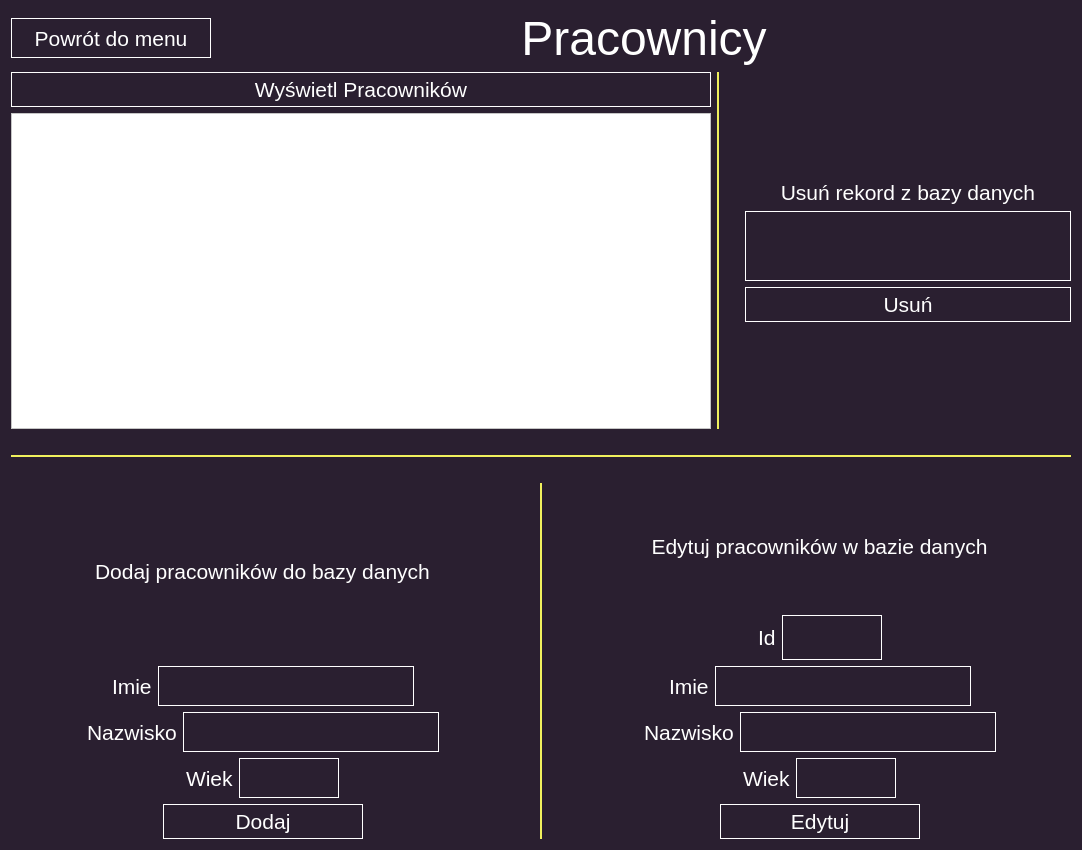
<?xml version="1.0" encoding="UTF-8"?>
<ui version="4.0">
 <class>OknoPracownicy</class>
 <widget class="QDialog" name="OknoPracownicy">
  <property name="geometry">
   <rect>
    <x>0</x>
    <y>0</y>
    <width>1082</width>
    <height>850</height>
   </rect>
  </property>
  <property name="windowTitle">
   <string>Dialog</string>
  </property>
  <property name="styleSheet">
   <string notr="true">background-color: rgb(42, 31, 48);
color: white;

</string>
  </property>
  <layout class="QGridLayout" name="gridLayout">
   <item row="4" column="1">
    <spacer name="verticalSpacer_2">
     <property name="orientation">
      <enum>Qt::Vertical</enum>
     </property>
     <property name="sizeType">
      <enum>QSizePolicy::Preferred</enum>
     </property>
     <property name="sizeHint" stdset="0">
      <size>
       <width>20</width>
       <height>20</height>
      </size>
     </property>
    </spacer>
   </item>
   <item row="7" column="1">
    <layout class="QHBoxLayout" name="DodajEdytujLayout">
     <item>
      <layout class="QVBoxLayout" name="DodajLayout">
       <item>
        <widget class="QLabel" name="DodajLabel">
         <property name="font">
          <font>
           <pointsize>16</pointsize>
          </font>
         </property>
         <property name="text">
          <string>Dodaj pracowników do bazy danych</string>
         </property>
         <property name="alignment">
          <set>Qt::AlignCenter</set>
         </property>
        </widget>
       </item>
       <item>
        <layout class="QHBoxLayout" name="DodajImieLayout">
         <item>
          <spacer name="DodajImieLewySpacer">
           <property name="orientation">
            <enum>Qt::Horizontal</enum>
           </property>
           <property name="sizeHint" stdset="0">
            <size>
             <width>40</width>
             <height>20</height>
            </size>
           </property>
          </spacer>
         </item>
         <item>
          <widget class="QLabel" name="DodajImieLabel">
           <property name="font">
            <font>
             <pointsize>16</pointsize>
            </font>
           </property>
           <property name="text">
            <string>Imie</string>
           </property>
          </widget>
         </item>
         <item>
          <widget class="QTextEdit" name="DodajImie">
           <property name="minimumSize">
            <size>
             <width>150</width>
             <height>38</height>
            </size>
           </property>
           <property name="maximumSize">
            <size>
             <width>300</width>
             <height>40</height>
            </size>
           </property>
           <property name="font">
            <font>
             <pointsize>16</pointsize>
            </font>
           </property>
           <property name="styleSheet">
            <string notr="true">border: 1px solid white</string>
           </property>
          </widget>
         </item>
         <item>
          <spacer name="DodajImiePrawySpacer">
           <property name="orientation">
            <enum>Qt::Horizontal</enum>
           </property>
           <property name="sizeHint" stdset="0">
            <size>
             <width>40</width>
             <height>20</height>
            </size>
           </property>
          </spacer>
         </item>
        </layout>
       </item>
       <item>
        <layout class="QHBoxLayout" name="DodajNazwiskoLayout">
         <item>
          <spacer name="DodajNazwiskoLawySpacer">
           <property name="orientation">
            <enum>Qt::Horizontal</enum>
           </property>
           <property name="sizeHint" stdset="0">
            <size>
             <width>40</width>
             <height>20</height>
            </size>
           </property>
          </spacer>
         </item>
         <item>
          <widget class="QLabel" name="DodajNazwiskoLabel">
           <property name="font">
            <font>
             <pointsize>16</pointsize>
            </font>
           </property>
           <property name="text">
            <string>Nazwisko</string>
           </property>
          </widget>
         </item>
         <item>
          <widget class="QTextEdit" name="DodajNazwisko">
           <property name="minimumSize">
            <size>
             <width>150</width>
             <height>38</height>
            </size>
           </property>
           <property name="maximumSize">
            <size>
             <width>300</width>
             <height>40</height>
            </size>
           </property>
           <property name="font">
            <font>
             <pointsize>16</pointsize>
            </font>
           </property>
           <property name="styleSheet">
            <string notr="true">border: 1px solid white</string>
           </property>
          </widget>
         </item>
         <item>
          <spacer name="DodajNazwiskoPrawySpacer">
           <property name="orientation">
            <enum>Qt::Horizontal</enum>
           </property>
           <property name="sizeHint" stdset="0">
            <size>
             <width>40</width>
             <height>20</height>
            </size>
           </property>
          </spacer>
         </item>
        </layout>
       </item>
       <item>
        <layout class="QHBoxLayout" name="DodajWiekLayout">
         <item>
          <spacer name="DodajWiekLewySpacer">
           <property name="orientation">
            <enum>Qt::Horizontal</enum>
           </property>
           <property name="sizeHint" stdset="0">
            <size>
             <width>40</width>
             <height>20</height>
            </size>
           </property>
          </spacer>
         </item>
         <item>
          <widget class="QLabel" name="DodajWiekLabel">
           <property name="font">
            <font>
             <pointsize>16</pointsize>
            </font>
           </property>
           <property name="text">
            <string>Wiek</string>
           </property>
          </widget>
         </item>
         <item>
          <widget class="QTextEdit" name="DodajWiek">
           <property name="minimumSize">
            <size>
             <width>50</width>
             <height>38</height>
            </size>
           </property>
           <property name="maximumSize">
            <size>
             <width>100</width>
             <height>40</height>
            </size>
           </property>
           <property name="font">
            <font>
             <pointsize>16</pointsize>
            </font>
           </property>
           <property name="styleSheet">
            <string notr="true">border: 1px solid white</string>
           </property>
          </widget>
         </item>
         <item>
          <spacer name="DodajWiekPrawySpacer">
           <property name="orientation">
            <enum>Qt::Horizontal</enum>
           </property>
           <property name="sizeHint" stdset="0">
            <size>
             <width>40</width>
             <height>20</height>
            </size>
           </property>
          </spacer>
         </item>
        </layout>
       </item>
       <item>
        <layout class="QHBoxLayout" name="DodajButtonLayout">
         <item>
          <spacer name="DodajButtonLewySpacer">
           <property name="orientation">
            <enum>Qt::Horizontal</enum>
           </property>
           <property name="sizeHint" stdset="0">
            <size>
             <width>40</width>
             <height>20</height>
            </size>
           </property>
          </spacer>
         </item>
         <item>
          <widget class="QPushButton" name="DodajButton">
           <property name="minimumSize">
            <size>
             <width>200</width>
             <height>35</height>
            </size>
           </property>
           <property name="font">
            <font>
             <pointsize>16</pointsize>
            </font>
           </property>
           <property name="styleSheet">
            <string notr="true">border: 1px solid white</string>
           </property>
           <property name="text">
            <string>Dodaj</string>
           </property>
          </widget>
         </item>
         <item>
          <spacer name="DodajButtonPrawySpacer">
           <property name="orientation">
            <enum>Qt::Horizontal</enum>
           </property>
           <property name="sizeHint" stdset="0">
            <size>
             <width>40</width>
             <height>20</height>
            </size>
           </property>
          </spacer>
         </item>
        </layout>
       </item>
      </layout>
     </item>
     <item>
      <spacer name="horizontalSpacer_3">
       <property name="orientation">
        <enum>Qt::Horizontal</enum>
       </property>
       <property name="sizeType">
        <enum>QSizePolicy::Preferred</enum>
       </property>
       <property name="sizeHint" stdset="0">
        <size>
         <width>20</width>
         <height>20</height>
        </size>
       </property>
      </spacer>
     </item>
     <item>
      <widget class="QGroupBox" name="verticalGroupBox_4124">
       <property name="maximumSize">
        <size>
         <width>2</width>
         <height>16777215</height>
        </size>
       </property>
       <property name="styleSheet">
        <string notr="true">border: 1px solid rgb(240, 240, 93);</string>
       </property>
       <layout class="QVBoxLayout" name="verticalLayout_4"/>
      </widget>
     </item>
     <item>
      <spacer name="horizontalSpacer_4">
       <property name="orientation">
        <enum>Qt::Horizontal</enum>
       </property>
       <property name="sizeType">
        <enum>QSizePolicy::Preferred</enum>
       </property>
       <property name="sizeHint" stdset="0">
        <size>
         <width>20</width>
         <height>20</height>
        </size>
       </property>
      </spacer>
     </item>
     <item>
      <layout class="QVBoxLayout" name="EdytujLayout">
       <item>
        <widget class="QLabel" name="EdytujLabel">
         <property name="font">
          <font>
           <pointsize>16</pointsize>
          </font>
         </property>
         <property name="text">
          <string>Edytuj pracowników w bazie danych</string>
         </property>
         <property name="alignment">
          <set>Qt::AlignCenter</set>
         </property>
        </widget>
       </item>
       <item>
        <layout class="QHBoxLayout" name="horizontalLayout">
         <item>
          <spacer name="horizontalSpacer_2">
           <property name="orientation">
            <enum>Qt::Horizontal</enum>
           </property>
           <property name="sizeHint" stdset="0">
            <size>
             <width>40</width>
             <height>20</height>
            </size>
           </property>
          </spacer>
         </item>
         <item>
          <widget class="QLabel" name="EdytujId_2">
           <property name="font">
            <font>
             <pointsize>16</pointsize>
            </font>
           </property>
           <property name="text">
            <string>Id</string>
           </property>
          </widget>
         </item>
         <item>
          <widget class="QTextEdit" name="EdytujId">
           <property name="maximumSize">
            <size>
             <width>100</width>
             <height>45</height>
            </size>
           </property>
           <property name="styleSheet">
            <string notr="true">border: 1px solid white;</string>
           </property>
          </widget>
         </item>
         <item>
          <spacer name="horizontalSpacer_5">
           <property name="orientation">
            <enum>Qt::Horizontal</enum>
           </property>
           <property name="sizeHint" stdset="0">
            <size>
             <width>40</width>
             <height>20</height>
            </size>
           </property>
          </spacer>
         </item>
        </layout>
       </item>
       <item>
        <layout class="QHBoxLayout" name="EdytujImieLayout">
         <item>
          <spacer name="EdytujImieLewySpacer">
           <property name="orientation">
            <enum>Qt::Horizontal</enum>
           </property>
           <property name="sizeHint" stdset="0">
            <size>
             <width>40</width>
             <height>20</height>
            </size>
           </property>
          </spacer>
         </item>
         <item>
          <widget class="QLabel" name="EdytujImieLabel">
           <property name="font">
            <font>
             <pointsize>16</pointsize>
            </font>
           </property>
           <property name="text">
            <string>Imie</string>
           </property>
          </widget>
         </item>
         <item>
          <widget class="QTextEdit" name="EdytujImie">
           <property name="minimumSize">
            <size>
             <width>150</width>
             <height>38</height>
            </size>
           </property>
           <property name="maximumSize">
            <size>
             <width>300</width>
             <height>40</height>
            </size>
           </property>
           <property name="font">
            <font>
             <pointsize>16</pointsize>
            </font>
           </property>
           <property name="styleSheet">
            <string notr="true">border: 1px solid white</string>
           </property>
          </widget>
         </item>
         <item>
          <spacer name="EdytujImiePrawySpacer">
           <property name="orientation">
            <enum>Qt::Horizontal</enum>
           </property>
           <property name="sizeHint" stdset="0">
            <size>
             <width>40</width>
             <height>20</height>
            </size>
           </property>
          </spacer>
         </item>
        </layout>
       </item>
       <item>
        <layout class="QHBoxLayout" name="EdytujNazwiskoLayout">
         <item>
          <spacer name="EdytujNazwiskoLewySpacer">
           <property name="orientation">
            <enum>Qt::Horizontal</enum>
           </property>
           <property name="sizeHint" stdset="0">
            <size>
             <width>40</width>
             <height>20</height>
            </size>
           </property>
          </spacer>
         </item>
         <item>
          <widget class="QLabel" name="EdytujNazwiskoLabel">
           <property name="font">
            <font>
             <pointsize>16</pointsize>
            </font>
           </property>
           <property name="text">
            <string>Nazwisko</string>
           </property>
          </widget>
         </item>
         <item>
          <widget class="QTextEdit" name="EdytujNazwisko">
           <property name="minimumSize">
            <size>
             <width>150</width>
             <height>38</height>
            </size>
           </property>
           <property name="maximumSize">
            <size>
             <width>300</width>
             <height>40</height>
            </size>
           </property>
           <property name="font">
            <font>
             <pointsize>16</pointsize>
            </font>
           </property>
           <property name="styleSheet">
            <string notr="true">border: 1px solid white</string>
           </property>
          </widget>
         </item>
         <item>
          <spacer name="EdytujNazwiskoPrawySpacer">
           <property name="orientation">
            <enum>Qt::Horizontal</enum>
           </property>
           <property name="sizeHint" stdset="0">
            <size>
             <width>40</width>
             <height>20</height>
            </size>
           </property>
          </spacer>
         </item>
        </layout>
       </item>
       <item>
        <layout class="QHBoxLayout" name="EdytujWiekLayout">
         <item>
          <spacer name="EdytujWielLewySpacer">
           <property name="orientation">
            <enum>Qt::Horizontal</enum>
           </property>
           <property name="sizeHint" stdset="0">
            <size>
             <width>40</width>
             <height>20</height>
            </size>
           </property>
          </spacer>
         </item>
         <item>
          <widget class="QLabel" name="EdytujWiekLabel">
           <property name="font">
            <font>
             <pointsize>16</pointsize>
            </font>
           </property>
           <property name="text">
            <string>Wiek</string>
           </property>
          </widget>
         </item>
         <item>
          <widget class="QTextEdit" name="EdytujWiek">
           <property name="minimumSize">
            <size>
             <width>50</width>
             <height>38</height>
            </size>
           </property>
           <property name="maximumSize">
            <size>
             <width>100</width>
             <height>40</height>
            </size>
           </property>
           <property name="font">
            <font>
             <pointsize>16</pointsize>
            </font>
           </property>
           <property name="styleSheet">
            <string notr="true">border: 1px solid white</string>
           </property>
          </widget>
         </item>
         <item>
          <spacer name="EdytujWiekPrawySpacer">
           <property name="orientation">
            <enum>Qt::Horizontal</enum>
           </property>
           <property name="sizeHint" stdset="0">
            <size>
             <width>40</width>
             <height>20</height>
            </size>
           </property>
          </spacer>
         </item>
        </layout>
       </item>
       <item>
        <layout class="QHBoxLayout" name="EdytujButtonLayout">
         <item>
          <spacer name="EdytujButtonLewySpacer">
           <property name="orientation">
            <enum>Qt::Horizontal</enum>
           </property>
           <property name="sizeHint" stdset="0">
            <size>
             <width>40</width>
             <height>20</height>
            </size>
           </property>
          </spacer>
         </item>
         <item>
          <widget class="QPushButton" name="EdytujButton">
           <property name="minimumSize">
            <size>
             <width>200</width>
             <height>35</height>
            </size>
           </property>
           <property name="font">
            <font>
             <pointsize>16</pointsize>
            </font>
           </property>
           <property name="styleSheet">
            <string notr="true">border: 1px solid white</string>
           </property>
           <property name="text">
            <string>Edytuj</string>
           </property>
          </widget>
         </item>
         <item>
          <spacer name="EdytujButtonPrawySpacer">
           <property name="orientation">
            <enum>Qt::Horizontal</enum>
           </property>
           <property name="sizeHint" stdset="0">
            <size>
             <width>40</width>
             <height>20</height>
            </size>
           </property>
          </spacer>
         </item>
        </layout>
       </item>
      </layout>
     </item>
    </layout>
   </item>
   <item row="0" column="1">
    <layout class="QHBoxLayout" name="TytulLayout">
     <item>
      <widget class="QPushButton" name="menuButton_pracownicy">
       <property name="minimumSize">
        <size>
         <width>80</width>
         <height>40</height>
        </size>
       </property>
       <property name="maximumSize">
        <size>
         <width>200</width>
         <height>16777215</height>
        </size>
       </property>
       <property name="font">
        <font>
         <pointsize>16</pointsize>
        </font>
       </property>
       <property name="styleSheet">
        <string notr="true">border: 1px solid white</string>
       </property>
       <property name="text">
        <string>Powrót do menu</string>
       </property>
      </widget>
     </item>
     <item>
      <widget class="QLabel" name="label">
       <property name="font">
        <font>
         <pointsize>36</pointsize>
        </font>
       </property>
       <property name="text">
        <string>Pracownicy</string>
       </property>
       <property name="alignment">
        <set>Qt::AlignCenter</set>
       </property>
      </widget>
     </item>
    </layout>
   </item>
   <item row="3" column="1">
    <layout class="QHBoxLayout" name="WyswietlUsunLayout">
     <item>
      <layout class="QVBoxLayout" name="verticalLayout_5">
       <item>
        <widget class="QPushButton" name="wyswietlPracownikoButton">
         <property name="minimumSize">
          <size>
           <width>100</width>
           <height>35</height>
          </size>
         </property>
         <property name="font">
          <font>
           <pointsize>16</pointsize>
          </font>
         </property>
         <property name="styleSheet">
          <string notr="true">border: 1px solid white</string>
         </property>
         <property name="text">
          <string>Wyświetl Pracowników</string>
         </property>
        </widget>
       </item>
       <item>
        <widget class="QTableView" name="WyswietlPracownikow">
         <property name="minimumSize">
          <size>
           <width>700</width>
           <height>250</height>
          </size>
         </property>
         <property name="styleSheet">
          <string notr="true">background-color: white;
color: black;</string>
         </property>
        </widget>
       </item>
      </layout>
     </item>
     <item>
      <widget class="QGroupBox" name="verticalGroupBox_4">
       <property name="maximumSize">
        <size>
         <width>2</width>
         <height>16777215</height>
        </size>
       </property>
       <property name="sizeIncrement">
        <size>
         <width>0</width>
         <height>0</height>
        </size>
       </property>
       <property name="styleSheet">
        <string notr="true">border: 1px solid rgb(240, 240, 93);</string>
       </property>
       <layout class="QVBoxLayout" name="verticalLayout_2"/>
      </widget>
     </item>
     <item>
      <spacer name="horizontalSpacer">
       <property name="orientation">
        <enum>Qt::Horizontal</enum>
       </property>
       <property name="sizeType">
        <enum>QSizePolicy::Preferred</enum>
       </property>
       <property name="sizeHint" stdset="0">
        <size>
         <width>20</width>
         <height>20</height>
        </size>
       </property>
      </spacer>
     </item>
     <item>
      <layout class="QVBoxLayout" name="verticalLayout">
       <item>
        <spacer name="UsunGornySpacer">
         <property name="orientation">
          <enum>Qt::Vertical</enum>
         </property>
         <property name="sizeHint" stdset="0">
          <size>
           <width>20</width>
           <height>40</height>
          </size>
         </property>
        </spacer>
       </item>
       <item>
        <widget class="QLabel" name="UsunLabel">
         <property name="font">
          <font>
           <pointsize>16</pointsize>
          </font>
         </property>
         <property name="text">
          <string>Usuń rekord z bazy danych</string>
         </property>
         <property name="alignment">
          <set>Qt::AlignCenter</set>
         </property>
        </widget>
       </item>
       <item>
        <widget class="QTextEdit" name="UsunID">
         <property name="minimumSize">
          <size>
           <width>20</width>
           <height>40</height>
          </size>
         </property>
         <property name="maximumSize">
          <size>
           <width>160000</width>
           <height>70</height>
          </size>
         </property>
         <property name="font">
          <font>
           <pointsize>16</pointsize>
          </font>
         </property>
         <property name="styleSheet">
          <string notr="true">border: 1px solid white</string>
         </property>
        </widget>
       </item>
       <item>
        <widget class="QPushButton" name="UsunButton">
         <property name="minimumSize">
          <size>
           <width>0</width>
           <height>35</height>
          </size>
         </property>
         <property name="font">
          <font>
           <pointsize>16</pointsize>
          </font>
         </property>
         <property name="styleSheet">
          <string notr="true">border: 1px solid white</string>
         </property>
         <property name="text">
          <string>Usuń</string>
         </property>
        </widget>
       </item>
       <item>
        <spacer name="UsunDolnySpacer">
         <property name="orientation">
          <enum>Qt::Vertical</enum>
         </property>
         <property name="sizeHint" stdset="0">
          <size>
           <width>20</width>
           <height>40</height>
          </size>
         </property>
        </spacer>
       </item>
      </layout>
     </item>
    </layout>
   </item>
   <item row="5" column="1">
    <widget class="QGroupBox" name="verticalGroupBox_476868">
     <property name="maximumSize">
      <size>
       <width>16777215</width>
       <height>2</height>
      </size>
     </property>
     <property name="styleSheet">
      <string notr="true">border: 1px solid rgb(240, 240, 93);</string>
     </property>
     <layout class="QVBoxLayout" name="verticalLayout_3"/>
    </widget>
   </item>
   <item row="6" column="1">
    <spacer name="verticalSpacer">
     <property name="orientation">
      <enum>Qt::Vertical</enum>
     </property>
     <property name="sizeType">
      <enum>QSizePolicy::Preferred</enum>
     </property>
     <property name="sizeHint" stdset="0">
      <size>
       <width>20</width>
       <height>20</height>
      </size>
     </property>
    </spacer>
   </item>
  </layout>
 </widget>
 <resources/>
 <connections/>
</ui>
